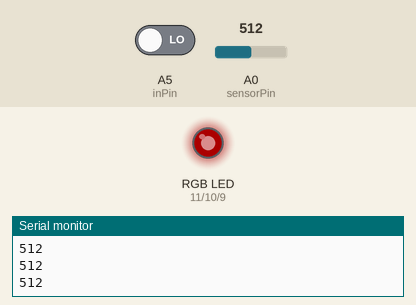
Recording of a sketch running on a simulated Arduino Uno, built with avr-gcc and run on an emulated ATmega328P. On the bench: an RGB LED mixed from three pins (HIGH = lit), the last lines printed to the serial monitor. The inputs (shaded band) are chosen by the test bench; at power-on: A0 (sensorPin) = 512, A5 (inPin) LOW. Dim RGB values are drawn brighter than linear.

Above: at 1.2 s.
1.3 s: A0 (sensorPin) set to 458
At 2.1 s:
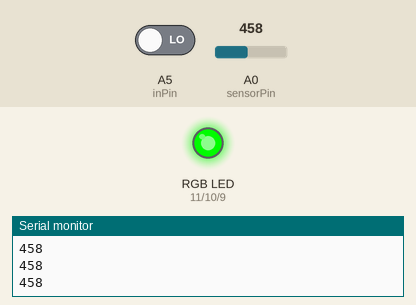
2.9 s: A0 (sensorPin) set to 306
At 3.5 s:
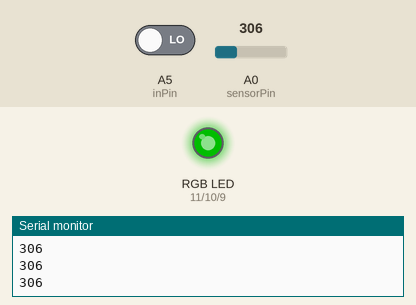
4.5 s: A0 (sensorPin) set to 224
At 4.9 s:
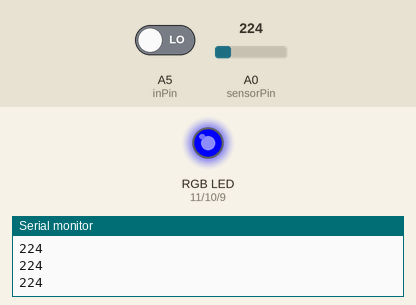
6.1 s: A0 (sensorPin) set to 243
At 7.4 s:
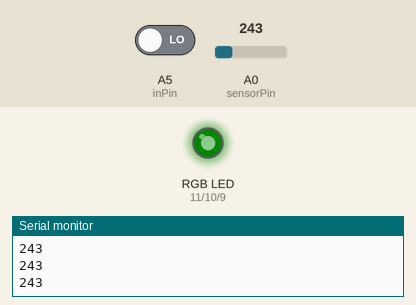
7.7 s: A5 (inPin) driven HIGH
At 8.5 s:
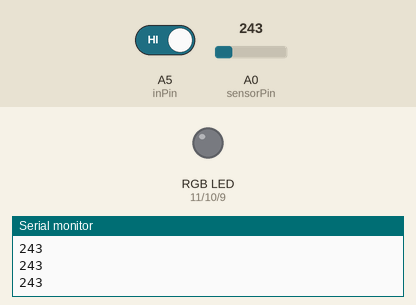
9.3 s: A5 (inPin) driven LOW
At 10.6 s:
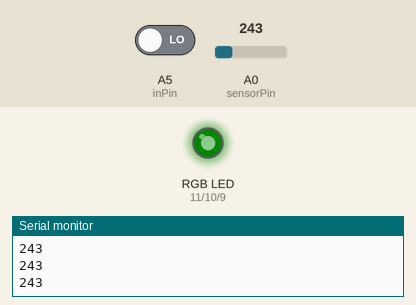
Timing chart, 0 to 11.9 s (numbered marks = the images above; inputs shaded):
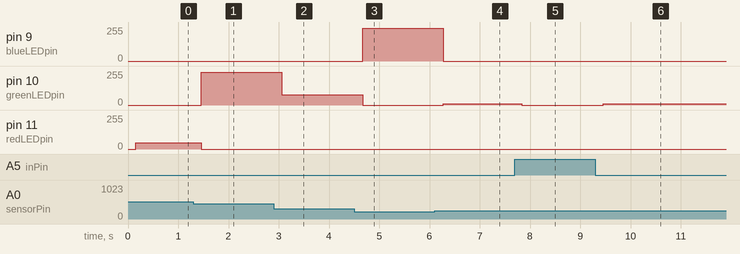

Measured:
- after the input at 1.3 s, pin 10 (greenLEDpin): 0/255 → 244/255 after 0.16 s; pin 11 (redLEDpin): 47/255 → 0/255 after 0.16 s
- after the input at 2.9 s, pin 10 (greenLEDpin): 244/255 → 78/255 after 0.16 s
- after the input at 4.5 s, pin 9 (blueLEDpin): 0/255 → 245/255 after 0.17 s; pin 10 (greenLEDpin): 78/255 → 0/255 after 0.17 s
- after the input at 6.1 s, pin 9 (blueLEDpin): 245/255 → 0/255 after 0.18 s; pin 10 (greenLEDpin): 0/255 → 9/255 after 0.18 s
- after the input at 7.7 s, pin 10 (greenLEDpin): 9/255 → 0/255 after 0.13 s
- after the input at 9.3 s, pin 10 (greenLEDpin): 0/255 → 9/255 after 0.16 s

The sketch:

TiltSensorPlusInputCode.ino
```cpp
/* This is the tilt sensor if statement for the Prosthetics Workshop
 * In this program you will paste in the necessary code for the input you
 * want to read from IN ADDITION to the Tilt Sensor
 *
 * Part of this code was adapted from the:
 * Better Debouncer
 * From
 * http://www.ladyada.net/learn/sensor/tilt.html
 */

int inPin = A5;         // the number of the TILT SENSOR input pin

/* This set of declared variables is for the Proximity Sensor
 * replace these variables if you are using a different input
 */
int sensorPin = A0; //analog pin 0
int blueLEDpin = 9;          // connect Blue LED to pin 09 (PWM pin)
int greenLEDpin = 10;          // connect Green LED to pin 10 (PWM pin)
int redLEDpin = 11;          // connect Red LED to pin 11 (PWM pin)
int LEDbrightness;        //
// End ofProximity Sensor variables


int reading;           // the current reading from the input pin
int previous = LOW;    // the previous reading from the input pin

// the follow variables are long's because the time, measured in miliseconds,
// will quickly become a bigger number than can be stored in an int.
long time = 0;         // the last time the output pin was toggled
long debounce = 50;   // the debounce time, increase if the output flickers

void setup()
{
  pinMode(inPin, INPUT);
  Serial.begin(9600);
}

void loop()
{
  int switchstate;
  int distance = analogRead(sensorPin);
  Serial.println(distance);

  reading = digitalRead(inPin);

  // If the switch changed, due to bounce or pressing...
  if (reading != previous) {
    // reset the debouncing timer
    time = millis();
  }

  if ((millis() - time) > debounce) {
     // whatever the switch is at, its been there for a long time
     // so lets settle on it!
     switchstate = reading;

    if (switchstate == HIGH){ //if Tilt Switch switch is "off"

      // sets the LED to off
      LEDbrightness = 0;
      analogWrite(blueLEDpin, LEDbrightness);
      analogWrite(greenLEDpin, LEDbrightness);
      analogWrite(redLEDpin, LEDbrightness);
    }

    else // if Tilt Switch is "on"
    {
      //just to slow down the output - remove if trying to catch an object passing by
      delay(100);

/* The code Below is the actions for the proximity sensor to be used
 * if the Tilt Sensor is "on" remove the code below if you want to use an
 * Input instead of the proximity sensor until the comment "End of Inserted Code"
 */


      // The LEDs change colour depending on how far away the object is
      // You can change the ranges by changing the numbers
      // in the "if", "else" and LEDbrightness = map(distance, X, X, 0, 255) for each loop
      // Now we convert it into 3 ranges that move from Blue to Green to Red
      // This gives us a better sense of how close an object to the sensor
      if (distance >= 0 && distance <= 233) { // When the object is farthest away
        LEDbrightness = map(distance, 0, 233, 0, 255);
          analogWrite(blueLEDpin, LEDbrightness);
          analogWrite(greenLEDpin, 0); // Need to make sure the other
          analogWrite(redLEDpin, 0);   // two LEDs are off
      } else if (distance > 234 && distance <= 468) { // The mid-range of distance

        LEDbrightness = map(distance, 234, 468, 0, 255);
          analogWrite(greenLEDpin, LEDbrightness);
          analogWrite(redLEDpin, 0);   // Need to make sure the other
          analogWrite(blueLEDpin, 0);  // two LEDs are off

      } else { // For the closest readings
         LEDbrightness = map(distance, 469, 700, 0, 255);
           analogWrite(redLEDpin, LEDbrightness);
           analogWrite(greenLEDpin, 0); // Need to make sure the other
           analogWrite(blueLEDpin, 0);  // two LEDs are off
      }

      // ********************** //
      /* END OF INSERTED CODE */
      // ********************** //

    }
  }


  // Save the last reading so we keep a running tally
  previous = reading;
}
```
